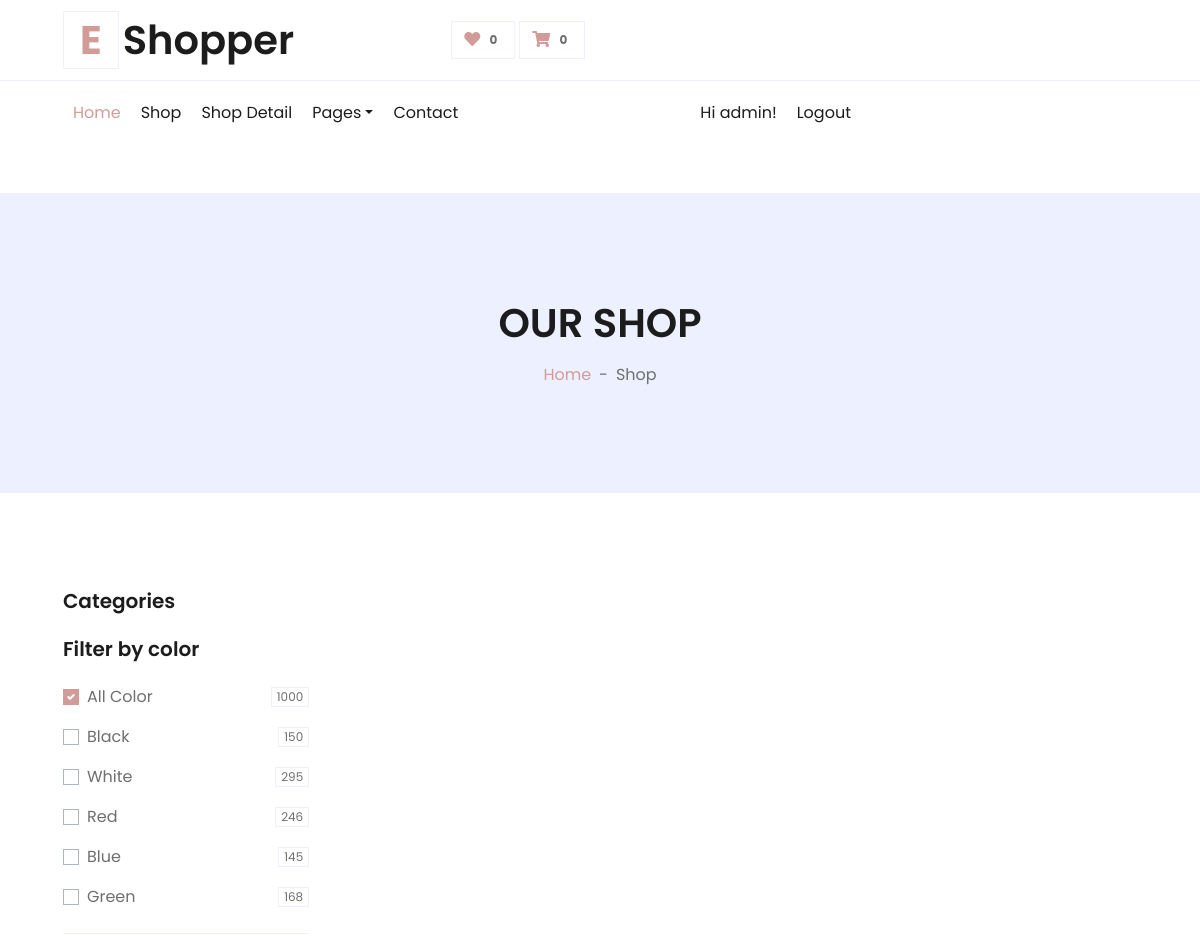
Before: /categories/ (signed in, upper part) with the older database file.
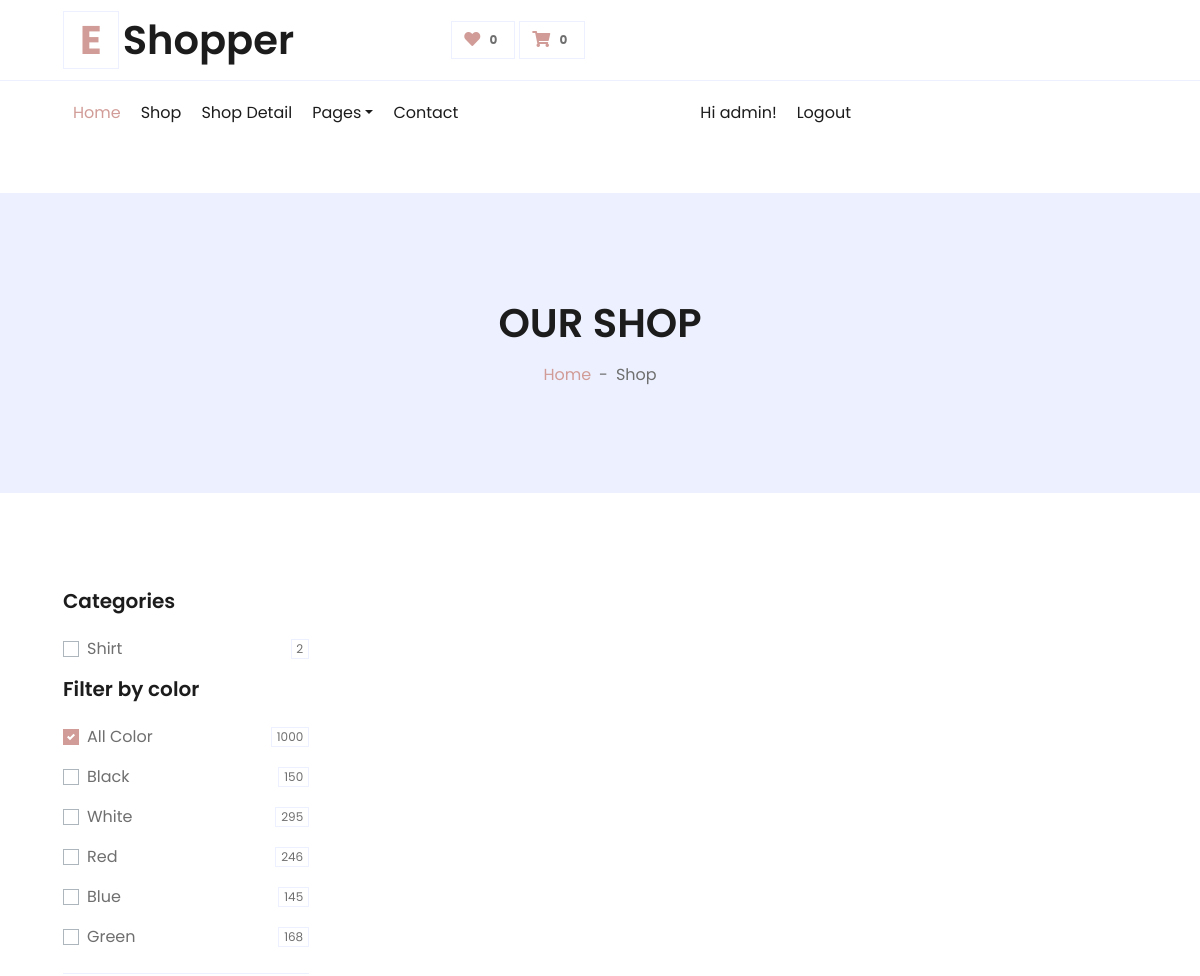
After: the same page with the newer database file.
### store/models.py (models this page shows, shortened)
class Category(models.Model):
    name = models.CharField(max_length=100)
    description = models.TextField()
    img = models.ImageField(upload_to='category_images/', default='default2.jpg',)

### store/views.py (the view)
# urls.py: path('categories/', views.category_list, name='category_list'),
def category_list(request):
    categories = Category.objects.all()
    return render(request, "store/category_list.html", {"categories": categories})

### store/templates/store/category_list.html (shortened to what the changed rows need)
{% load static %}
<!DOCTYPE html>
<html lang="en">
<head>
    <link href="https://cdnjs.cloudflare.com/ajax/libs/font-awesome/5.10.0/css/all.min.css" rel="stylesheet">
    <link href="lib/owlcarousel/assets/owl.carousel.min.css" rel="stylesheet">
    <link href="{% static 'store/css/style.css' %}" rel="stylesheet">
</head>
<body>
    <div class="container-fluid">
        <div class="row align-items-center py-3 px-xl-5">
            <div class="col-lg-3 d-none d-lg-block">
                <a href="" class="text-decoration-none">
                    <h1 class="m-0 display-5 font-weight-semi-bold"><span class="text-primary font-weight-bold border px-3 mr-1">E</span>Shopper</h1>
                </a>
            </div>
        </div>
    </div>
        <div class="container-fluid bg-secondary mb-5">
            <div class="d-flex flex-column align-items-center justify-content-center" style="min-height: 300px">
                <h1 class="font-weight-semi-bold text-uppercase mb-3">Our Shop</h1>
            </div>
        </div>
        <div class="container-fluid pt-5">
            <div class="row px-xl-5">
                <div class="col-lg-3 col-md-12">
                    <div class="border-bottom mb-4 pb-4">
                        <form>
                            {% for category in categories %}
                            <div class="custom-control custom-checkbox d-flex align-items-center justify-content-between mb-3">
                                <label class="custom-control-label" for="category-{{ category.id }}">{{ category.name }}</label>
                                <span class="badge border font-weight-normal">{{ category.product_set.count }}</span>
                            </div>
                            {% endfor %}
                        </form>
                </div>
            </div>
        </div>
    </body>
    </html>

Changed rows visible on the page:
added Category: name "Shirt", product_set.count "2"
